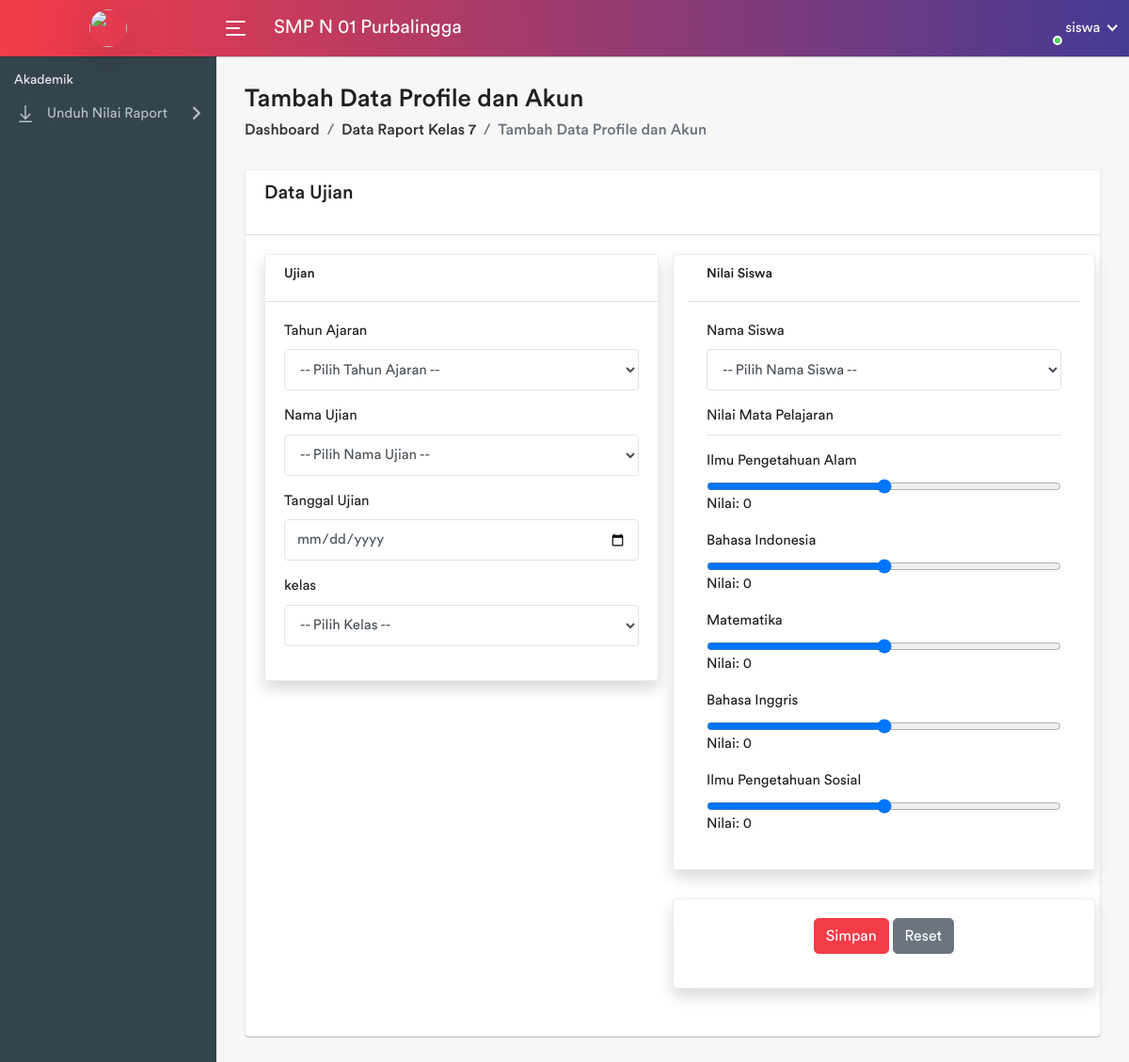
Screenshot of /pages/raport/input-nilai-7.php (signed in) with the database file from the repository.
### tables this page shows
CREATE TABLE `sekolah` (
  `sekolah_id` int(11) NOT NULL,
  `nama_sekolah` varchar(100) NOT NULL,
  `npsn` varchar(10) NOT NULL,
  `jenjang` varchar(10) NOT NULL,
  `status` varchar(10) NOT NULL,
  `alamat_sekolah` varchar(255) DEFAULT NULL,
  `tahun_berdiri` int(11) DEFAULT NULL,
  `akreditasi` varchar(10) DEFAULT NULL,
  `kepala_sekolah` varchar(100) DEFAULT NULL,
  `telepon_sekolah` varchar(15) DEFAULT NULL,
  `email_sekolah` varchar(50) DEFAULT NULL,
  `website_sekolah` varchar(100) DEFAULT NULL,
  `gambar` varchar(255) NOT NULL
);

CREATE TABLE `mata_pelajaran` (
  `mapel_id` int(11) NOT NULL,
  `nama_mapel` varchar(50) NOT NULL
);

### pages/raport/input-nilai-7.php (the view, shortened to what this page needs)
<?php
    require_once '../template/header.php';
    require_once '../template/sidebar.php';
?>
<div class="page-wrapper">
    <div class="content container-fluid">
        <div class="page-header">
            <div class="row">
                <div class="col-sm-12">
                    <h3 class="page-title">Tambah Data Profile dan Akun</h3>
                    <ul class="breadcrumb">
                        <li class="breadcrumb-item"><a href="../../index.php">Dashboard</a></li>
                        <li class="breadcrumb-item"><a href="index.php">Data Raport Kelas 7</a></li>
                        <li class="breadcrumb-item active">Tambah Data Profile dan Akun</li>
                    </ul>
                </div>
            </div>
        </div>
        <div class="row">
            <div class="col-sm-12">
                <form action="" method="post" enctype="multipart/form-data">
                    <div class="card">
                        <div class="card-header">
                            <h5 class="card-title">Data Ujian</h5>
                        </div>
                        <div class="card-body">
                            <div class="row">
                                <div class="col-md-6">
                                    <div class="card shadow">
                                        <div class="card-header">
                                            <h5>Ujian</h5>
                                        </div>
                                        <div class="card-body">
                                            <div class="form-group">
                                                <label for="tahun_ajaran">Tahun Ajaran</label>
                                                <select name="tahun_ajaran" id="tahun_ajaran" class="form-control">
                                                    <option value="">-- Pilih Tahun Ajaran --</option>
                                                </select>
                                            </div>
                                            <div class="form-group">
                                                <label for="nama_ujian">Nama Ujian</label>
                                                <select name="nama_ujian" id="nama_ujian" class="form-control">
                                                    <option value="">-- Pilih Nama Ujian --</option>
                                                </select>
                                            </div>
                                            <div class="form-group">
                                                <label for="nama">Tanggal Ujian</label>
                                                <input type="date" name="tanggal" id="tanggal" required
                                                    class="form-control">
                                            </div>
                                            <div class="form-group">
                                                <label for="kelas">kelas</label>
                                                <select name="kelas" id="kelas" class="form-control">
                                                    <option value="">-- Pilih Kelas --</option>
                                                </select>
                                            </div>
                                        </div>
                                    </div>
                                </div>
                                <div class="col-md-6">
                                    <div class="row">
                                        <div class="card col-md-12 shadow ">
                                            <div class="card-header">
                                                <h5>Nilai Siswa</h5>
                                            </div>
                                            <div class="card-body">
                                                <div class="form-group">
                                                    <label for="nama">Nama Siswa</label>
                                                    <select name="nama" id="nama" required class="form-control">
                                                        <option value="">-- Pilih Nama Siswa --</option>
                                                    </select>
                                                </div>
                                                <div class="form-group">
                                                    <label for="mapel text-bold">Nilai Mata Pelajaran</label>
                                                    <hr class="mt-0">
                                                    <?php
                                                            $sqlMapel = "SELECT * FROM mata_pelajaran";
                                                            $queryMapel = mysqli_query($koneksi, $sqlMapel);
                                                            while ($dataMapel = mysqli_fetch_assoc($queryMapel)) {
                                                                $mapel_id = $dataMapel['mapel_id'];
                                                                echo '<div class="form-group">';
                                                                echo '<label for="nilai_' . $mapel_id . '">' . $dataMapel['nama_mapel'] . '</label>';
                                                                echo '<input type="range" class="form-control-range" id="slider_' . $mapel_id . '" name="nilai_' . $mapel_id . '" min="0" max="100">';
                                                                echo '<p id="sliderValue_' . $mapel_id . '">Nilai: 0</p>';
                                                                echo '</div>';
                                                            }
                                                        ?>
                                                </div>
                                            </div>
                                        </div>
                                    </div>
                                    <div class="row">
                                        <div class="card col-md-12 shadow">
                                            <div class="card-body">
                                                <div class="form-group text-center">
                                                    <button type="submit" name="simpan" class="btn btn-primary"
                                                        data-toggle="modal" data-target="#pesanModal">Simpan</button>
                                                    <button type="reset" name="simpan"
                                                        class="btn btn-secondary">Reset</button>
                                                </div>
                                            </div>
                                        </div>
                                    </div>
                                </div>
                            </div>
                        </div>
                    </div>
                </form>
            </div>
        </div>
    </div>
</div>
</div>
<?php
    require_once '../template/footer.php';

### pages/template/sidebar-siswa.php (shortened to what this page needs)
<body>
    <div class="main-wrapper">
        <div class="header">
            <div class="header-left">
                <a href="../../<?=$_SESSION['mainurl']?>" class="logo">
                    <img src="<?=$_SESSION['foto']?>" width="40" height="40" alt="" class="rounded-circle shadow-lg">
                </a>
            </div>
            <a id="toggle_btn" href="javascript:void(0);">
                <span class="bar-icon">
                    <span></span>
                    <span></span>
                    <span></span>
                </span>
            </a>
            <?php
        $query = "SELECT nama_sekolah FROM sekolah";
        $result = mysqli_query($koneksi, $query);
        $data = mysqli_fetch_assoc($result);
        ?>
            <div class="page-title-box">
                <h3><?=$data['nama_sekolah']?></h3>
            </div>
            <ul class="nav user-menu">
                <li class="nav-item dropdown has-arrow main-drop">
                    <a href="#" class="dropdown-toggle nav-link" data-toggle="dropdown">
                        <span class="user-img"><img src="<?=$_SESSION['foto']?>" alt="">
                            <span class="status online"></span>
                        </span>
                        <span><?=$_SESSION['role']?></span>
                    </a>
                </li>
            </ul>
        </div>
        <div class="sidebar" id="sidebar">
            <div class="sidebar-inner slimscroll">
                <div id="sidebar-menu" class="sidebar-menu">
                    <ul>
                        <li class="menu-title">
                            <span>Akademik</span>
                        </li>
                        <li class="submenu">
                            <a href="#"><i class="la la-download"></i> <span> Unduh Nilai Raport</span> <span
                                    class="menu-arrow"></span></a>
                        </li>
                    </ul>
                </div>
            </div>
        </div>

### rows the page displays
sekolah: nama_sekolah "SMP N 01 Purbalingga"
mata_pelajaran: nama_mapel "Ilmu Pengetahuan Alam"
mata_pelajaran: nama_mapel "Bahasa Indonesia"
mata_pelajaran: nama_mapel "Matematika"
mata_pelajaran: nama_mapel "Bahasa Inggris"
mata_pelajaran: nama_mapel "Ilmu Pengetahuan Sosial"

### other values shown
$_SESSION['role'] "siswa"
